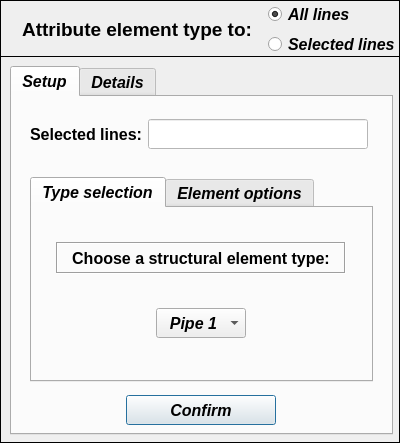
<?xml version="1.0" encoding="UTF-8"?>
<ui version="4.0">
 <class>Dialog</class>
 <widget class="QDialog" name="Dialog">
  <property name="windowModality">
   <enum>Qt::NonModal</enum>
  </property>
  <property name="geometry">
   <rect>
    <x>0</x>
    <y>0</y>
    <width>400</width>
    <height>443</height>
   </rect>
  </property>
  <property name="sizePolicy">
   <sizepolicy hsizetype="Fixed" vsizetype="Fixed">
    <horstretch>0</horstretch>
    <verstretch>0</verstretch>
   </sizepolicy>
  </property>
  <property name="minimumSize">
   <size>
    <width>400</width>
    <height>443</height>
   </size>
  </property>
  <property name="maximumSize">
   <size>
    <width>400</width>
    <height>443</height>
   </size>
  </property>
  <property name="contextMenuPolicy">
   <enum>Qt::DefaultContextMenu</enum>
  </property>
  <property name="windowTitle">
   <string> Set: structural element type</string>
  </property>
  <property name="whatsThis">
   <string/>
  </property>
  <widget class="QFrame" name="frame_2">
   <property name="geometry">
    <rect>
     <x>0</x>
     <y>56</y>
     <width>400</width>
     <height>387</height>
    </rect>
   </property>
   <property name="sizePolicy">
    <sizepolicy hsizetype="Preferred" vsizetype="Preferred">
     <horstretch>40</horstretch>
     <verstretch>0</verstretch>
    </sizepolicy>
   </property>
   <property name="minimumSize">
    <size>
     <width>400</width>
     <height>387</height>
    </size>
   </property>
   <property name="maximumSize">
    <size>
     <width>400</width>
     <height>387</height>
    </size>
   </property>
   <property name="font">
    <font>
     <pointsize>12</pointsize>
     <italic>true</italic>
    </font>
   </property>
   <property name="frameShape">
    <enum>QFrame::Box</enum>
   </property>
   <property name="frameShadow">
    <enum>QFrame::Plain</enum>
   </property>
   <widget class="QTabWidget" name="tabWidget_main">
    <property name="geometry">
     <rect>
      <x>10</x>
      <y>10</y>
      <width>383</width>
      <height>369</height>
     </rect>
    </property>
    <property name="minimumSize">
     <size>
      <width>383</width>
      <height>0</height>
     </size>
    </property>
    <property name="maximumSize">
     <size>
      <width>383</width>
      <height>16777215</height>
     </size>
    </property>
    <property name="font">
     <font>
      <family>Arial</family>
      <pointsize>12</pointsize>
      <weight>75</weight>
      <italic>true</italic>
      <bold>true</bold>
     </font>
    </property>
    <property name="currentIndex">
     <number>0</number>
    </property>
    <widget class="QWidget" name="tab_setup">
     <attribute name="title">
      <string>Setup</string>
     </attribute>
     <widget class="QPushButton" name="pushButton_confirm">
      <property name="geometry">
       <rect>
        <x>114</x>
        <y>298</y>
        <width>150</width>
        <height>30</height>
       </rect>
      </property>
      <property name="minimumSize">
       <size>
        <width>150</width>
        <height>30</height>
       </size>
      </property>
      <property name="maximumSize">
       <size>
        <width>150</width>
        <height>30</height>
       </size>
      </property>
      <property name="font">
       <font>
        <family>Arial</family>
        <pointsize>12</pointsize>
        <weight>75</weight>
        <italic>true</italic>
        <bold>true</bold>
       </font>
      </property>
      <property name="text">
       <string>Confirm</string>
      </property>
     </widget>
     <widget class="QLineEdit" name="lineEdit_selected_ID">
      <property name="enabled">
       <bool>true</bool>
      </property>
      <property name="geometry">
       <rect>
        <x>136</x>
        <y>22</y>
        <width>220</width>
        <height>30</height>
       </rect>
      </property>
      <property name="minimumSize">
       <size>
        <width>220</width>
        <height>30</height>
       </size>
      </property>
      <property name="maximumSize">
       <size>
        <width>220</width>
        <height>30</height>
       </size>
      </property>
      <property name="font">
       <font>
        <family>Arial</family>
        <pointsize>11</pointsize>
        <weight>75</weight>
        <italic>true</italic>
        <bold>true</bold>
       </font>
      </property>
      <property name="focusPolicy">
       <enum>Qt::ClickFocus</enum>
      </property>
      <property name="styleSheet">
       <string notr="true">background-color: rgb(255, 255, 255);
color: rgb(0, 0, 255);</string>
      </property>
      <property name="text">
       <string/>
      </property>
      <property name="alignment">
       <set>Qt::AlignCenter</set>
      </property>
     </widget>
     <widget class="QLabel" name="label_3">
      <property name="geometry">
       <rect>
        <x>14</x>
        <y>24</y>
        <width>120</width>
        <height>26</height>
       </rect>
      </property>
      <property name="minimumSize">
       <size>
        <width>120</width>
        <height>26</height>
       </size>
      </property>
      <property name="maximumSize">
       <size>
        <width>120</width>
        <height>26</height>
       </size>
      </property>
      <property name="font">
       <font>
        <family>Arial</family>
        <pointsize>12</pointsize>
        <weight>75</weight>
        <italic>false</italic>
        <bold>true</bold>
       </font>
      </property>
      <property name="text">
       <string>Selected lines:</string>
      </property>
      <property name="textFormat">
       <enum>Qt::AutoText</enum>
      </property>
      <property name="alignment">
       <set>Qt::AlignCenter</set>
      </property>
     </widget>
     <widget class="QTabWidget" name="tabWidget_selection_options">
      <property name="geometry">
       <rect>
        <x>18</x>
        <y>80</y>
        <width>343</width>
        <height>205</height>
       </rect>
      </property>
      <property name="minimumSize">
       <size>
        <width>343</width>
        <height>205</height>
       </size>
      </property>
      <property name="maximumSize">
       <size>
        <width>343</width>
        <height>205</height>
       </size>
      </property>
      <property name="currentIndex">
       <number>0</number>
      </property>
      <widget class="QWidget" name="tab_type_selection">
       <attribute name="title">
        <string>Type selection</string>
       </attribute>
       <widget class="QComboBox" name="comboBox">
        <property name="geometry">
         <rect>
          <x>124</x>
          <y>100</y>
          <width>90</width>
          <height>30</height>
         </rect>
        </property>
        <property name="minimumSize">
         <size>
          <width>90</width>
          <height>30</height>
         </size>
        </property>
        <property name="maximumSize">
         <size>
          <width>90</width>
          <height>30</height>
         </size>
        </property>
        <property name="font">
         <font>
          <family>Arial</family>
          <pointsize>12</pointsize>
          <weight>75</weight>
          <italic>true</italic>
          <bold>true</bold>
         </font>
        </property>
        <property name="layoutDirection">
         <enum>Qt::LeftToRight</enum>
        </property>
        <property name="autoFillBackground">
         <bool>false</bool>
        </property>
        <property name="styleSheet">
         <string notr="true"/>
        </property>
        <property name="currentText">
         <string>  Pipe 1</string>
        </property>
        <property name="currentIndex">
         <number>0</number>
        </property>
        <property name="maxCount">
         <number>500</number>
        </property>
        <property name="insertPolicy">
         <enum>QComboBox::InsertAtBottom</enum>
        </property>
        <property name="sizeAdjustPolicy">
         <enum>QComboBox::AdjustToMinimumContentsLength</enum>
        </property>
        <property name="duplicatesEnabled">
         <bool>false</bool>
        </property>
        <item>
         <property name="text">
          <string>  Pipe 1</string>
         </property>
        </item>
        <item>
         <property name="text">
          <string>  Pipe 2</string>
         </property>
        </item>
        <item>
         <property name="text">
          <string>Beam_1</string>
         </property>
        </item>
       </widget>
       <widget class="QLabel" name="label_2">
        <property name="geometry">
         <rect>
          <x>24</x>
          <y>34</y>
          <width>290</width>
          <height>32</height>
         </rect>
        </property>
        <property name="minimumSize">
         <size>
          <width>290</width>
          <height>32</height>
         </size>
        </property>
        <property name="maximumSize">
         <size>
          <width>290</width>
          <height>32</height>
         </size>
        </property>
        <property name="font">
         <font>
          <family>Arial</family>
          <pointsize>12</pointsize>
          <weight>75</weight>
          <italic>false</italic>
          <bold>true</bold>
         </font>
        </property>
        <property name="frameShape">
         <enum>QFrame::Box</enum>
        </property>
        <property name="frameShadow">
         <enum>QFrame::Sunken</enum>
        </property>
        <property name="midLineWidth">
         <number>0</number>
        </property>
        <property name="text">
         <string>Choose a structural element type:</string>
        </property>
        <property name="alignment">
         <set>Qt::AlignCenter</set>
        </property>
       </widget>
      </widget>
      <widget class="QWidget" name="tab_element_options">
       <attribute name="title">
        <string>Element options</string>
       </attribute>
       <widget class="QLabel" name="label_5">
        <property name="geometry">
         <rect>
          <x>44</x>
          <y>14</y>
          <width>241</width>
          <height>32</height>
         </rect>
        </property>
        <property name="minimumSize">
         <size>
          <width>241</width>
          <height>32</height>
         </size>
        </property>
        <property name="maximumSize">
         <size>
          <width>241</width>
          <height>32</height>
         </size>
        </property>
        <property name="font">
         <font>
          <family>Arial</family>
          <pointsize>12</pointsize>
          <weight>75</weight>
          <italic>false</italic>
          <bold>true</bold>
         </font>
        </property>
        <property name="frameShape">
         <enum>QFrame::Box</enum>
        </property>
        <property name="frameShadow">
         <enum>QFrame::Raised</enum>
        </property>
        <property name="midLineWidth">
         <number>0</number>
        </property>
        <property name="text">
         <string>Element setup</string>
        </property>
        <property name="alignment">
         <set>Qt::AlignCenter</set>
        </property>
       </widget>
       <widget class="QFrame" name="frame_3">
        <property name="geometry">
         <rect>
          <x>44</x>
          <y>44</y>
          <width>241</width>
          <height>115</height>
         </rect>
        </property>
        <property name="minimumSize">
         <size>
          <width>241</width>
          <height>0</height>
         </size>
        </property>
        <property name="maximumSize">
         <size>
          <width>241</width>
          <height>16777215</height>
         </size>
        </property>
        <property name="frameShape">
         <enum>QFrame::Box</enum>
        </property>
        <property name="frameShadow">
         <enum>QFrame::Raised</enum>
        </property>
        <widget class="QRadioButton" name="radioButton_thin_wall_formulation">
         <property name="geometry">
          <rect>
           <x>30</x>
           <y>44</y>
           <width>180</width>
           <height>28</height>
          </rect>
         </property>
         <property name="minimumSize">
          <size>
           <width>180</width>
           <height>28</height>
          </size>
         </property>
         <property name="maximumSize">
          <size>
           <width>180</width>
           <height>28</height>
          </size>
         </property>
         <property name="font">
          <font>
           <pointsize>12</pointsize>
           <italic>true</italic>
          </font>
         </property>
         <property name="text">
          <string>Thin wall fomulation</string>
         </property>
         <property name="checked">
          <bool>false</bool>
         </property>
        </widget>
        <widget class="QRadioButton" name="radioButton_thick_wall_formulation">
         <property name="geometry">
          <rect>
           <x>30</x>
           <y>78</y>
           <width>180</width>
           <height>28</height>
          </rect>
         </property>
         <property name="minimumSize">
          <size>
           <width>180</width>
           <height>28</height>
          </size>
         </property>
         <property name="maximumSize">
          <size>
           <width>180</width>
           <height>28</height>
          </size>
         </property>
         <property name="font">
          <font>
           <pointsize>12</pointsize>
           <italic>true</italic>
          </font>
         </property>
         <property name="text">
          <string>Thick wall fomulation</string>
         </property>
         <property name="checked">
          <bool>true</bool>
         </property>
        </widget>
        <widget class="QCheckBox" name="checkBox_capped_end">
         <property name="geometry">
          <rect>
           <x>30</x>
           <y>10</y>
           <width>180</width>
           <height>30</height>
          </rect>
         </property>
         <property name="minimumSize">
          <size>
           <width>180</width>
           <height>30</height>
          </size>
         </property>
         <property name="maximumSize">
          <size>
           <width>180</width>
           <height>30</height>
          </size>
         </property>
         <property name="text">
          <string>Capped end effect</string>
         </property>
         <property name="checked">
          <bool>true</bool>
         </property>
        </widget>
       </widget>
      </widget>
     </widget>
    </widget>
    <widget class="QWidget" name="tab_details">
     <attribute name="title">
      <string>Details</string>
     </attribute>
     <widget class="QPushButton" name="pushButton_get_information">
      <property name="geometry">
       <rect>
        <x>272</x>
        <y>192</y>
        <width>90</width>
        <height>30</height>
       </rect>
      </property>
      <property name="minimumSize">
       <size>
        <width>90</width>
        <height>29</height>
       </size>
      </property>
      <property name="maximumSize">
       <size>
        <width>90</width>
        <height>30</height>
       </size>
      </property>
      <property name="font">
       <font>
        <family>Arial</family>
        <pointsize>11</pointsize>
        <weight>75</weight>
        <italic>true</italic>
        <bold>true</bold>
       </font>
      </property>
      <property name="text">
       <string>See details</string>
      </property>
     </widget>
     <widget class="QTreeWidget" name="treeWidget_element_type">
      <property name="geometry">
       <rect>
        <x>10</x>
        <y>60</y>
        <width>356</width>
        <height>165</height>
       </rect>
      </property>
      <property name="minimumSize">
       <size>
        <width>0</width>
        <height>0</height>
       </size>
      </property>
      <property name="maximumSize">
       <size>
        <width>1000</width>
        <height>1000</height>
       </size>
      </property>
      <property name="font">
       <font>
        <family>Arial</family>
        <pointsize>10</pointsize>
        <weight>75</weight>
        <italic>true</italic>
        <bold>true</bold>
       </font>
      </property>
      <property name="indentation">
       <number>0</number>
      </property>
      <column>
       <property name="text">
        <string>Element type</string>
       </property>
       <property name="font">
        <font>
         <family>Arial</family>
         <pointsize>10</pointsize>
         <weight>75</weight>
         <italic>true</italic>
         <bold>true</bold>
        </font>
       </property>
       <property name="textAlignment">
        <set>AlignCenter</set>
       </property>
      </column>
      <column>
       <property name="text">
        <string>Lines</string>
       </property>
       <property name="font">
        <font>
         <family>Arial</family>
         <pointsize>10</pointsize>
         <weight>75</weight>
         <italic>true</italic>
         <bold>true</bold>
        </font>
       </property>
       <property name="textAlignment">
        <set>AlignCenter</set>
       </property>
      </column>
     </widget>
     <widget class="QLabel" name="label_4">
      <property name="geometry">
       <rect>
        <x>58</x>
        <y>16</y>
        <width>80</width>
        <height>26</height>
       </rect>
      </property>
      <property name="minimumSize">
       <size>
        <width>80</width>
        <height>26</height>
       </size>
      </property>
      <property name="maximumSize">
       <size>
        <width>80</width>
        <height>26</height>
       </size>
      </property>
      <property name="font">
       <font>
        <family>Arial</family>
        <pointsize>12</pointsize>
        <weight>75</weight>
        <italic>false</italic>
        <bold>true</bold>
       </font>
      </property>
      <property name="text">
       <string>Group</string>
      </property>
      <property name="textFormat">
       <enum>Qt::AutoText</enum>
      </property>
      <property name="alignment">
       <set>Qt::AlignCenter</set>
      </property>
     </widget>
     <widget class="QLineEdit" name="lineEdit_selected_group">
      <property name="enabled">
       <bool>false</bool>
      </property>
      <property name="geometry">
       <rect>
        <x>140</x>
        <y>14</y>
        <width>150</width>
        <height>30</height>
       </rect>
      </property>
      <property name="minimumSize">
       <size>
        <width>150</width>
        <height>30</height>
       </size>
      </property>
      <property name="maximumSize">
       <size>
        <width>150</width>
        <height>30</height>
       </size>
      </property>
      <property name="font">
       <font>
        <family>Arial</family>
        <pointsize>11</pointsize>
        <weight>75</weight>
        <italic>true</italic>
        <bold>true</bold>
       </font>
      </property>
      <property name="focusPolicy">
       <enum>Qt::ClickFocus</enum>
      </property>
      <property name="styleSheet">
       <string notr="true">background-color: rgb(255, 255, 255);
color: rgb(0, 0, 0);</string>
      </property>
      <property name="text">
       <string/>
      </property>
      <property name="alignment">
       <set>Qt::AlignCenter</set>
      </property>
     </widget>
     <zorder>treeWidget_element_type</zorder>
     <zorder>pushButton_get_information</zorder>
     <zorder>label_4</zorder>
     <zorder>lineEdit_selected_group</zorder>
    </widget>
   </widget>
  </widget>
  <widget class="QFrame" name="frame">
   <property name="geometry">
    <rect>
     <x>0</x>
     <y>0</y>
     <width>400</width>
     <height>57</height>
    </rect>
   </property>
   <property name="minimumSize">
    <size>
     <width>400</width>
     <height>57</height>
    </size>
   </property>
   <property name="maximumSize">
    <size>
     <width>450</width>
     <height>57</height>
    </size>
   </property>
   <property name="frameShape">
    <enum>QFrame::Box</enum>
   </property>
   <property name="frameShadow">
    <enum>QFrame::Plain</enum>
   </property>
   <property name="lineWidth">
    <number>1</number>
   </property>
   <widget class="QLabel" name="label">
    <property name="geometry">
     <rect>
      <x>12</x>
      <y>14</y>
      <width>250</width>
      <height>30</height>
     </rect>
    </property>
    <property name="font">
     <font>
      <family>Arial</family>
      <pointsize>14</pointsize>
      <weight>75</weight>
      <italic>false</italic>
      <bold>true</bold>
     </font>
    </property>
    <property name="text">
     <string>Attribute element type to:</string>
    </property>
    <property name="textFormat">
     <enum>Qt::AutoText</enum>
    </property>
    <property name="alignment">
     <set>Qt::AlignCenter</set>
    </property>
   </widget>
   <widget class="QWidget" name="verticalLayoutWidget_2">
    <property name="geometry">
     <rect>
      <x>268</x>
      <y>2</y>
      <width>130</width>
      <height>56</height>
     </rect>
    </property>
    <layout class="QVBoxLayout" name="verticalLayout_2">
     <item>
      <widget class="QRadioButton" name="radioButton_all">
       <property name="enabled">
        <bool>true</bool>
       </property>
       <property name="minimumSize">
        <size>
         <width>128</width>
         <height>23</height>
        </size>
       </property>
       <property name="maximumSize">
        <size>
         <width>128</width>
         <height>23</height>
        </size>
       </property>
       <property name="font">
        <font>
         <family>Arial</family>
         <pointsize>12</pointsize>
         <weight>75</weight>
         <italic>true</italic>
         <bold>true</bold>
         <stylestrategy>PreferAntialias</stylestrategy>
        </font>
       </property>
       <property name="focusPolicy">
        <enum>Qt::ClickFocus</enum>
       </property>
       <property name="text">
        <string>All lines</string>
       </property>
       <property name="checked">
        <bool>true</bool>
       </property>
      </widget>
     </item>
     <item>
      <widget class="QRadioButton" name="radioButton_entity">
       <property name="minimumSize">
        <size>
         <width>128</width>
         <height>23</height>
        </size>
       </property>
       <property name="maximumSize">
        <size>
         <width>128</width>
         <height>23</height>
        </size>
       </property>
       <property name="font">
        <font>
         <family>Arial</family>
         <pointsize>12</pointsize>
         <weight>75</weight>
         <italic>true</italic>
         <bold>true</bold>
         <stylestrategy>PreferAntialias</stylestrategy>
        </font>
       </property>
       <property name="focusPolicy">
        <enum>Qt::ClickFocus</enum>
       </property>
       <property name="text">
        <string>Selected lines</string>
       </property>
       <property name="checked">
        <bool>false</bool>
       </property>
      </widget>
     </item>
    </layout>
   </widget>
  </widget>
 </widget>
 <resources/>
 <connections/>
</ui>
